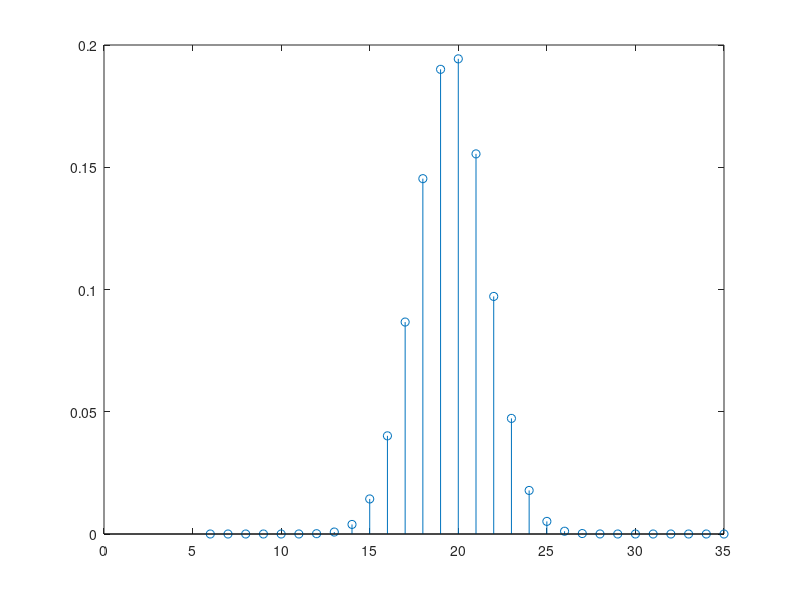

MATLAB code for this plot:
N = 65;
M = N - 36;
n = 35;

% N = 65 - 20;
% M = N - 36;
% n = 35 - 10;

Pk = @(k) nchoosek(n-1, k) * nchoosek(N-n, M-k) / nchoosek(N-1, M);
Pn2 = @(n2) Pk(n-n2);

P = zeros(1, n);
for indn = 1:n
    try
        P(indn) = Pn2(indn);
    catch
        P(indn) = nan;
    end
end

stem(P);
